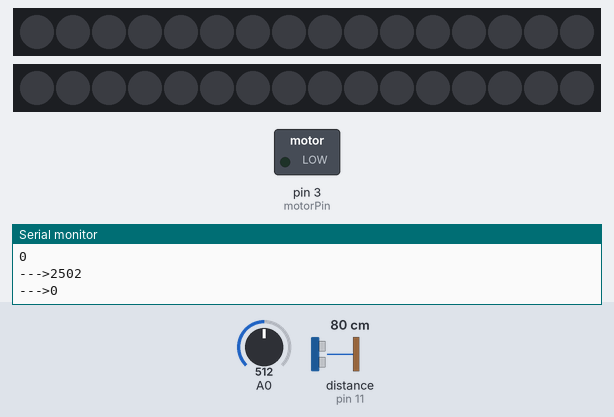
Bench run of a sketch on a simulated Arduino Uno, built with avr-gcc and run on an emulated ATmega328P. Shown: 2 × 16 RGB LEDs in strip order, left to right, switched loads named in the sketch (green lamp = pin HIGH), the last lines printed to the serial monitor. Wiring (inferred from the names in the program): ultrasonic range finder: trigger pin 9; echo pin 11. The inputs (shaded band) are chosen by the test bench; at power-on: distance to the obstacle (sensor on pin 11) 80 cm, A0 = 512. The echo pulse lasts 58.3 µs per cm; dim RGB values are drawn brighter than linear; pins used as bus, display or sensor lines are not drawn.

Above: at 1.2 s.
1.3 s: distance to the obstacle (sensor on pin 11) set to 2 cm
At 1.48 s:
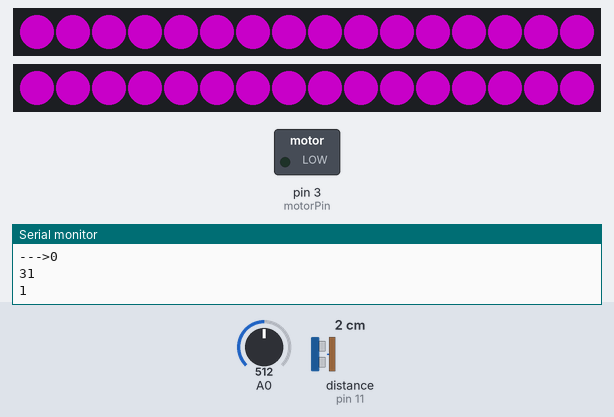
At 2.6 s:
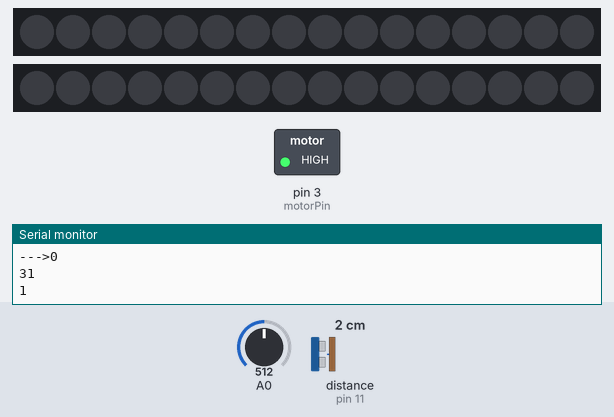
3.4 s: A0 set to 34
4.9 s: A0 set to 27
6.5 s: A0 set to 122
At 7.0 s:
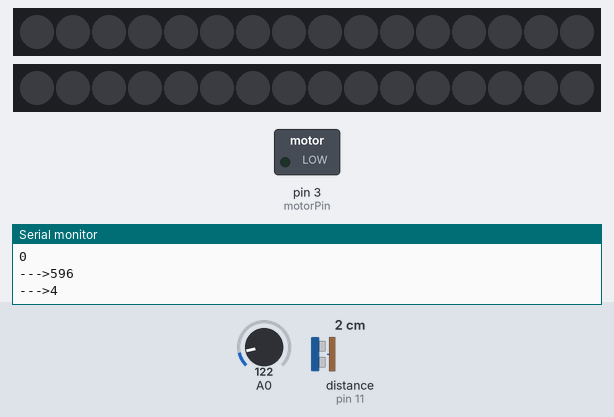
Timing chart, 0 to 9.0 s (numbered marks = the images above; inputs shaded):
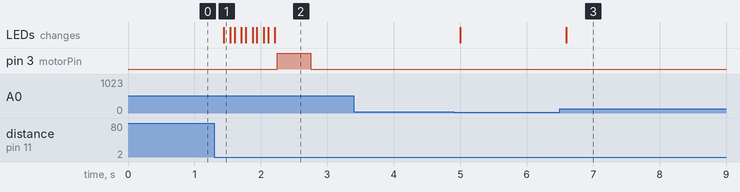

The sketch:

Utrasonic_NeoPix_Vib.ino
```cpp
// prints proximity (int), warning (boolean), and light level (kOhms)

#include <Adafruit_NeoPixel.h>
#define PIN1 12
#define PIN2 13
//avoid 10, 8, 7 bc they're used by the gps
Adafruit_NeoPixel strip1 = Adafruit_NeoPixel(16, PIN1, NEO_GRB + NEO_KHZ800);
Adafruit_NeoPixel strip2 = Adafruit_NeoPixel(16, PIN2, NEO_GRB + NEO_KHZ800);

// defines pins numbers
const int trigPin = 9;
const int echoPin = 11;
// defines variables
long duration;
int distance;
int AvgDist;
int toAvg[5];
int total;
const int motorPin = 3;
boolean alert = 0;
//const int ledPin = 6;
int trigDist = 90;

//Photoresistor resistor
int R2 = 10000;

// Global RGB values, change to suit your needs
int r = 255;
int g = 0;
int b = 255;

void setup() {
  // put your setup code here, to run once:
pinMode(trigPin, OUTPUT); // Sets the trigPin as an Output
pinMode(echoPin, INPUT); // Sets the echoPin as an Input
pinMode(motorPin, OUTPUT);
//pinMode(ledPin, OUTPUT); //Sets LED as Output

Serial.begin(9600); // Starts the serial communication
//sets up neopixel lights
strip1.begin();
strip1.setBrightness(100);
strip1.show();

//sets up neopixel lights
strip2.begin();
strip2.setBrightness(100);
strip2.show();

}

void loop() {
 total = 0;
//take average of 5 measurements
for (int i = 0; i < 5; i = i + 1){
  // put your main code here, to run repeatedly:
//Ultrasonic Sensor
// Clears the trigPin
  digitalWrite(trigPin, LOW);
  delayMicroseconds(2);

  // Sets the trigPin on HIGH state for 10 micro seconds
  digitalWrite(trigPin, HIGH);
  delayMicroseconds(10);
  digitalWrite(trigPin, LOW);

  // Reads the echoPin, returns the sound wave travel time in microseconds
  duration = pulseIn(echoPin, HIGH);

  // Calculating the distance
  distance= duration*0.034/2;
  if (distance >400){
    distance = 0;
  }
  toAvg[i] = distance;
  total = total + distance;
  // Prints the distance on the Serial Monitor
  //Serial.print("Distance (cm): ");
  //Serial.println(distance);
  delay(30);
}
AvgDist = total/5;
alert = alertFunction(toAvg);

//Print average of 3 values
//Serial.print("Avg Dist: ");
Serial.println(AvgDist);
//Serial.print("Alert: ");
//Serial.println(alert);
boolean warning = AvgDist < trigDist && alert == 1;
Serial.println(warning);

//turns on light and vibration motor when object is near and approaching
if (AvgDist < trigDist && alert == 1){

    blinky(5);
    digitalWrite(motorPin, HIGH);
    delay(500);
    digitalWrite(motorPin, LOW);
    delay(50);
  }

//Photoresistor
// read the input on analog pin 0:
  int sensorValue = analogRead(A0);
  // print out the value you read:
  int mapVolts = map(sensorValue, 0, 1023, 0, 5);
  int mapmV = map(sensorValue, 0, 1023, 0, 5000);

  int R1 =  ((((5*1000)/mapmV)-1)*R2)/1000;
  Serial.print("--->");Serial.println(mapmV); // in kilo-Ohms (indicates brightness)
  Serial.print("--->");Serial.println(R1); // in kilo-Ohms (indicates brightness)

 //turn on both night lights if dark (higher R1 values means lower brightness)
 if (mapmV < 150) {
  activate();
 } else {
  allOff();
 }
}
boolean alertFunction(int dist_array) {
  if (toAvg[3] < toAvg[1] | toAvg[4] < toAvg[2]){
  alert = 1;
} else {
  alert = 0;
}
return alert;
}


void allOff() {
  strip1.clear();
  strip2.clear();
  strip1.show();
  strip2.show();
}

// Turns the NeoPixels on, according to RGB settings
void activate() {
  for( int i = 0; i < 16; i++ ) {
       strip1.setPixelColor(i, r,g,b );
       strip2.setPixelColor(i, r,g,b );
  strip1.show();
  strip2.show();
}
}

void blinky(int repeats) {
  for (int i = 0; i < repeats; i++)
  {
    activate();
    delay(100);
    allOff();
    delay(40);
  }
}
```

Measured:
- after the input at 1.3 s, pin 3 (motorPin): LOW → HIGH after 0.95 s, → LOW 0.50 s later; the LEDs: change after 0.14 s (image 1)
- after the input at 6.5 s, the LEDs: change after 0.10 s (image 3)
